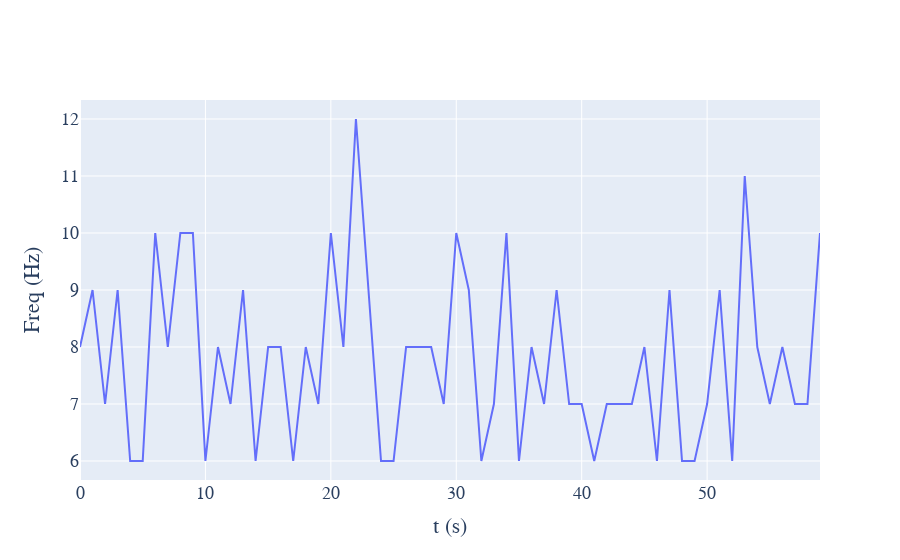

The notebook cell this image was saved under:
### Code cell
model.plot_frequency()

### Figure 1 — Plotly figure (JSON) as saved in the notebook; plotly's stock layout.template omitted (floating-point values rounded to 4 significant figures)
{"data": [{"type": "scatter", "x": [0, 1, 2, 3, 4, 5, 6, 7, 8, 9, 10, 11, 12, 13, 14, 15, 16, 17, 18, 19, 20, 21, 22, 23, 24, 25, 26, 27, 28, 29, 30, 31, 32, 33, 34, 35, 36, 37, 38, 39, 40, 41, 42, 43, 44, 45, 46, 47, 48, 49, 50, 51, 52, 53, 54, 55, 56, 57, 58, 59], "y": [8, 9, 7, 9, 6, 6, 10, 8, 10, 10, 6, 8, 7, 9, 6, 8, 8, 6, 8, 7, 10, 8, 12, 9, 6, 6, 8, 8, 8, 7, 10, 9, 6, 7, 10, 6, 8, 7, 9, 7, 7, 6, 7, 7, 7, 8, 6, 9, 6, 6, 7, 9, 6, 11, 8, 7, 8, 7, 7, 10]}], "layout": {"font": {"family": "Courier New, monospace", "size": 18}, "xaxis": {"title": {"text": "t (s)"}}, "yaxis": {"title": {"text": "Freq (Hz)"}}}}
